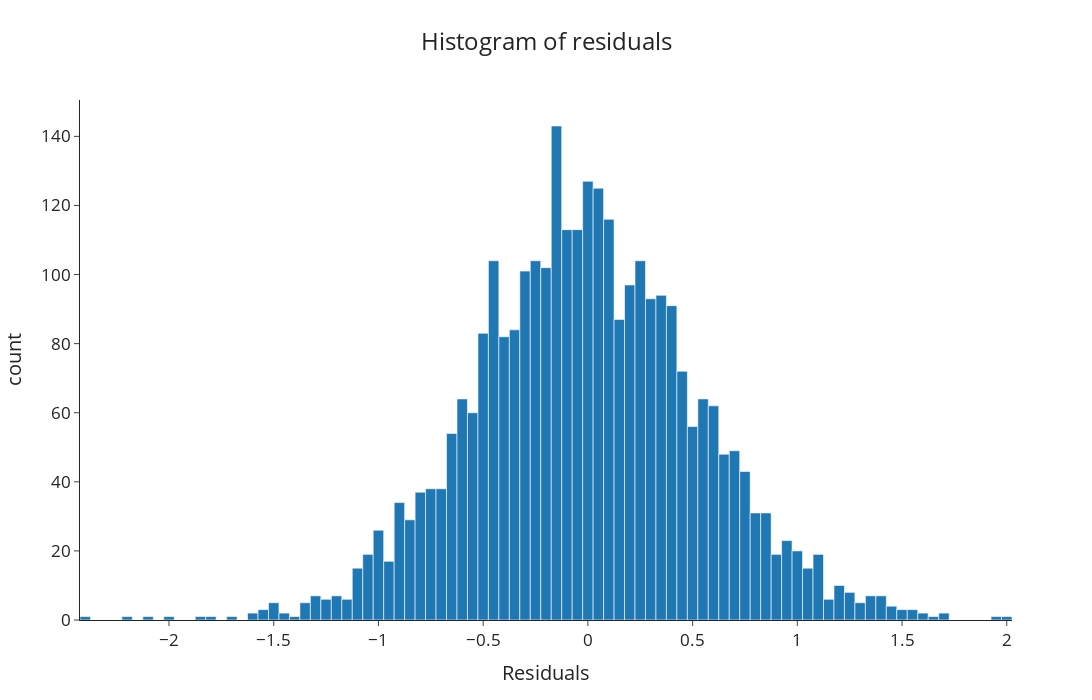

The notebook cell saved with this chart:
### Markdown cell above
#### Histogram with Plotly Express

### Code cell
fig_4 = px.histogram(model.resid.rename_axis('Conteo').to_frame('Residuals').reset_index(), 
x = 'Residuals', template='simple_white+presentation', height=700, width=1200, 
title='Histogram of residuals').update_layout(title={'x':0.5}, font=dict(size=17)) 

fig_4.show()

### Figure 1 — Plotly figure (JSON) as saved in the notebook; plotly's stock layout.template omitted (floating-point values rounded to 4 significant figures; data arrays with more than 128 entries replaced by an {"elided": "..."} marker saying what was removed)
{"data": [{"alignmentgroup": "True", "bingroup": "x", "hovertemplate": "Residuals=%{x}<br>count=%{y}<extra></extra>", "legendgroup": "", "marker": {"color": "#1F77B4", "pattern": {"shape": ""}}, "name": "", "offsetgroup": "", "orientation": "v", "showlegend": false, "type": "histogram", "x": {"elided": "3057 float values"}, "xaxis": "x", "yaxis": "y"}], "layout": {"barmode": "relative", "font": {"size": 17}, "height": 700, "legend": {"tracegroupgap": 0}, "title": {"text": "Histogram of residuals", "x": 0.5}, "width": 1200, "xaxis": {"anchor": "y", "domain": [0, 1], "title": {"text": "Residuals"}}, "yaxis": {"anchor": "x", "domain": [0, 1], "title": {"text": "count"}}}}
